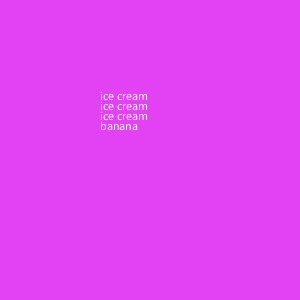
Frame 1 (no input)
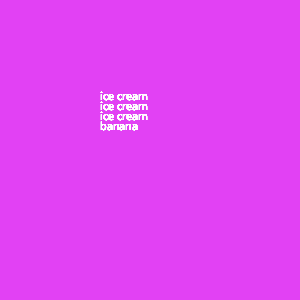
Frame 60 (the mouse pressed at the canvas centre just before this capture)
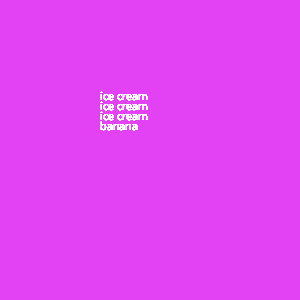
Frame 120 (the mouse held since frame 60 and released just before this capture)

The Processing sketch that drew these frames (run headless with seeded random() and noise(); from frame 60 on, the mouse is pressed at the canvas centre):

// Processing sketch: Banana_Split
// ── Banana_Split.pde
void setup() {
  background(226, 65, 244); 
  size(300, 300);
}
void draw() {
  fill(255, 255, 255);
  for (int i =100; i <=120; i= i+10) {
    text("ice cream", 100, i);
  }
  text("banana", 100, 130);
}
